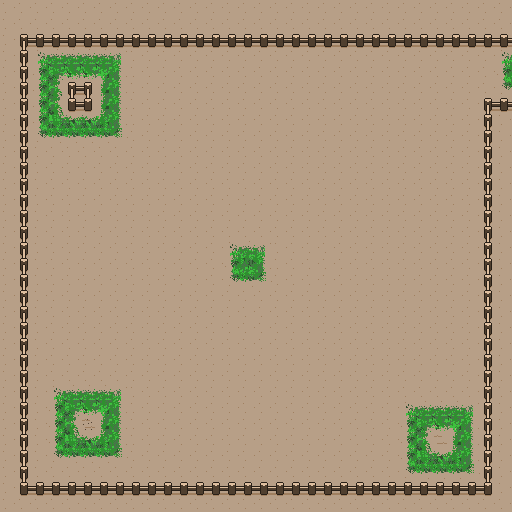

Tiled map render using the project's own tile images. Description and the whole map definition, tile-layer contents included, below:
An orthogonal 32x32 tile map with 16x16 px tiles, 1 tile layer (Tile Layer 1).

<map version="1.9" tiledversion="1.9.2" orientation="orthogonal" renderorder="right-down" width="32" height="32" tilewidth="16" tileheight="16" infinite="0" nextlayerid="2" nextobjectid="1">
 <tileset firstgid="1" source="tiles.tsx" />
 <layer id="1" name="Tile Layer 1" width="32" height="32">
  <data encoding="csv">
36,36,36,36,36,36,36,36,36,36,36,36,36,36,36,36,36,36,36,36,36,36,36,36,36,36,36,36,36,36,36,36,
36,36,36,36,36,36,36,36,36,36,36,36,36,36,36,36,36,36,36,36,36,36,36,36,36,36,36,36,36,36,36,36,
36,18,3,3,3,3,3,3,3,3,3,3,3,3,3,3,3,3,3,3,3,3,3,3,3,3,3,3,3,3,3,3,
36,17,46,47,47,47,47,48,36,36,36,36,36,36,36,36,36,36,36,36,36,36,36,36,36,36,36,36,36,36,36,46,
36,17,54,43,44,44,45,56,36,36,36,36,36,36,36,36,36,36,36,36,36,36,36,36,36,36,36,36,36,36,36,54,
36,17,54,51,18,2,53,56,36,36,36,36,36,36,36,36,36,36,36,36,36,36,36,36,36,36,36,36,36,36,36,62,
36,17,54,51,26,5,53,56,36,36,36,36,36,36,36,36,36,36,36,36,36,36,36,36,36,36,36,36,36,36,18,3,
36,17,54,59,60,60,61,56,36,36,36,36,36,36,36,36,36,36,36,36,36,36,36,36,36,36,36,36,36,36,17,36,
36,17,62,63,63,63,63,64,36,36,36,36,36,36,36,36,36,36,36,36,36,36,36,36,36,36,36,36,36,36,17,36,
36,17,36,36,36,36,36,36,36,36,36,36,36,36,36,36,36,36,36,36,36,36,36,36,36,36,36,36,36,36,17,36,
36,17,36,36,36,36,36,36,36,36,36,36,36,36,36,36,36,36,36,36,36,36,36,36,36,36,36,36,36,36,17,36,
36,17,36,36,36,36,36,36,36,36,36,36,36,36,36,36,36,36,36,36,36,36,36,36,36,36,36,36,36,36,17,36,
36,17,36,36,36,36,36,36,36,36,36,36,36,36,36,36,36,36,36,36,36,36,36,36,36,36,36,36,36,36,17,36,
36,17,36,36,36,36,36,36,36,36,36,36,36,36,36,36,36,36,36,36,36,36,36,36,36,36,36,36,36,36,17,36,
36,17,36,36,36,36,36,36,36,36,36,36,36,36,36,36,36,36,36,36,36,36,36,36,36,36,36,36,36,36,17,36,
36,17,36,36,36,36,36,36,36,36,36,36,36,36,46,47,48,36,36,36,36,36,36,36,36,36,36,36,36,36,17,36,
36,17,36,36,36,36,36,36,36,36,36,36,36,36,54,55,56,36,36,36,36,36,36,36,36,36,36,36,36,36,17,36,
36,17,36,36,36,36,36,36,36,36,36,36,36,36,62,63,64,36,36,36,36,36,36,36,36,36,36,36,36,36,17,36,
36,17,36,36,36,36,36,36,36,36,36,36,36,36,36,36,36,36,36,36,36,36,36,36,36,36,36,36,36,36,17,36,
36,17,36,36,36,36,36,36,36,36,36,36,36,36,36,36,36,36,36,36,36,36,36,36,36,36,36,36,36,36,17,36,
36,17,36,36,36,36,36,36,36,36,36,36,36,36,36,36,36,36,36,36,36,36,36,36,36,36,36,36,36,36,17,36,
36,17,36,36,36,36,36,36,36,36,36,36,36,36,36,36,36,36,36,36,36,36,36,36,36,36,36,36,36,36,17,36,
36,17,36,36,36,36,36,36,36,36,36,36,36,36,36,36,36,36,36,36,36,36,36,36,36,36,36,36,36,36,17,36,
36,17,36,36,36,36,36,36,36,36,36,36,36,36,36,36,36,36,36,36,36,36,36,36,36,36,36,36,36,36,17,36,
36,17,36,46,47,47,47,48,36,36,36,36,36,36,36,36,36,36,36,36,36,36,36,36,36,36,36,36,36,36,17,36,
36,17,36,54,43,44,45,56,36,36,36,36,36,36,36,36,36,36,36,36,36,36,36,36,36,46,47,47,47,48,17,36,
36,17,36,54,51,42,53,56,36,36,36,36,36,36,36,36,36,36,36,36,36,36,36,36,36,54,43,44,45,56,17,36,
36,17,36,54,59,60,61,56,36,36,36,36,36,36,36,36,36,36,36,36,36,36,36,36,36,54,51,41,53,56,17,36,
36,17,36,62,63,63,63,64,36,36,36,36,36,36,36,36,36,36,36,36,36,36,36,36,36,54,59,60,61,56,17,36,
36,17,36,36,36,36,36,36,36,36,36,36,36,36,36,36,36,36,36,36,36,36,36,36,36,62,63,63,63,64,17,36,
36,26,3,3,3,3,3,3,3,3,3,3,3,3,3,3,3,3,3,3,3,3,3,3,3,3,3,3,3,3,5,36,
36,36,36,36,36,36,36,36,36,36,36,36,36,36,36,36,36,36,36,36,36,36,36,36,36,36,36,36,36,36,36,36
</data>
 </layer>
</map>
